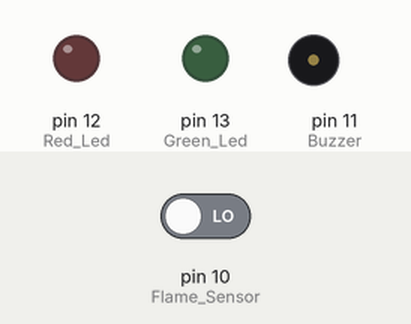
This sketch was run on a simulated Arduino Uno, built with avr-gcc and run on an emulated ATmega328P. On the bench: output pins drawn as LEDs (lit = HIGH), buzzer (waves = sounding). The test bench sets the inputs (shaded band); at power-on: pin 10 (Flame_Sensor) LOW.

Above: at 1.2 s.
1.3 s: pin 10 (Flame_Sensor) driven HIGH
At 2.2 s:
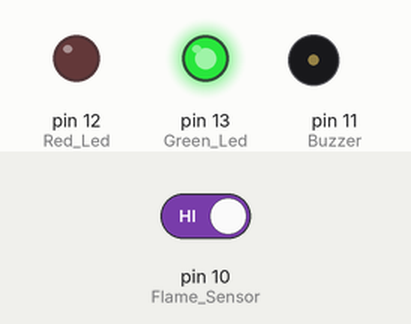
2.8 s: pin 10 (Flame_Sensor) driven LOW
At 3.9 s:
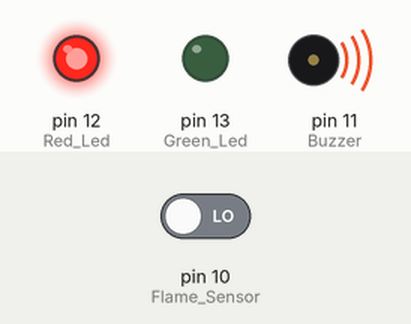
5.8 s: pin 10 (Flame_Sensor) driven HIGH
At 6.8 s:
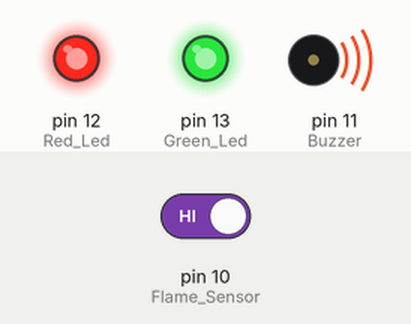
Timing chart, 0 to 8.8 s (numbered marks = the images above; inputs shaded):
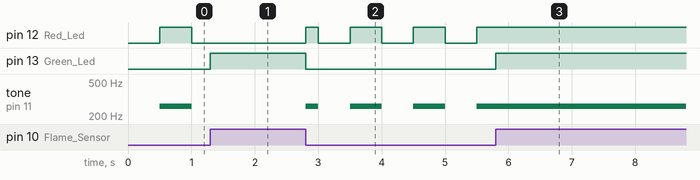

Measured:
- after the input at 1.3 s, pin 12 (Red_Led): stays LOW (without the input it goes to HIGH after 0.20 s); pin 13 (Green_Led): LOW → HIGH at once; tone on pin 11 (Buzzer): stays silent (without the input it goes to 261 Hz after 0.20 s)
- after the input at 2.8 s, pin 12 (Red_Led): LOW → HIGH at once, then repeats every 1.0 s: LOW 0.50 s, HIGH 0.50 s; pin 13 (Green_Led): HIGH → LOW at once; tone on pin 11 (Buzzer): silent → 261 Hz at once, then repeats every 1.0 s: silent 0.50 s, 261 Hz 0.50 s
- after the input at 5.8 s, pin 12 (Red_Led): stops changing and stays HIGH; pin 13 (Green_Led): LOW → HIGH at once; tone on pin 11 (Buzzer): stops changing and stays 261 Hz

The sketch:

FlameSensorAndLedsAndBuzzer-Arduino.ino
```cpp
unsigned long PrevTime_RedLed = 0; // Previous time Red Led
unsigned long Delay_RedLed = 500; // Delay Red Led

byte RedLedState = LOW; // Red Led State

void setup() {
  pinMode(13, OUTPUT); // Green Led
  pinMode(12, OUTPUT); // Red Led
  pinMode(11, OUTPUT); // Buzzer
  pinMode(10, INPUT); // Flame Sensor

}

void loop() {
unsigned long currentTime = millis(); // currentTime Red Led

bool FlameSensor = digitalRead(10); // Flame Sensor State
Serial.println(FlameSensor); // Serial Print Flame Sensor State

if(FlameSensor == 1) // Flame Sensor Not Work
{
digitalWrite(13, HIGH); // Green Led HIGH
}
else{
  digitalWrite(13, LOW); // Green Led LOW
}

if(FlameSensor == 0){ // Flame Sensor Work

// Parllel Red Led
if (currentTime - PrevTime_RedLed > Delay_RedLed) {
   PrevTime_RedLed += Delay_RedLed;
   if(RedLedState == HIGH)
   {
    RedLedState = LOW; // Led Red LOW
    noTone(11); // Buzzer Stop
   }

   else
   {
   RedLedState = HIGH; // Led Red HIGH
    tone(11,261); // Buzzer Start
   }

}

digitalWrite(12,RedLedState); // Write Red Led State

}
}
```
